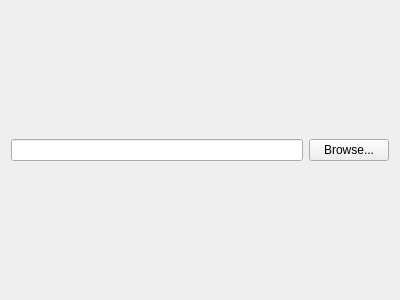
<?xml version="1.0" encoding="UTF-8"?>
<ui version="4.0">
 <class>InstallWizard_LocatePage</class>
 <widget class="QWizardPage" name="InstallWizard_LocatePage">
  <property name="geometry">
   <rect>
    <x>0</x>
    <y>0</y>
    <width>400</width>
    <height>300</height>
   </rect>
  </property>
  <property name="windowTitle">
   <string>WizardPage</string>
  </property>
  <property name="title">
   <string>Locate Quake III Arena</string>
  </property>
  <layout class="QGridLayout" name="gridLayout">
   <item row="0" column="1">
    <widget class="QPushButton" name="btnBrowse">
     <property name="text">
      <string>Browse...</string>
     </property>
    </widget>
   </item>
   <item row="0" column="0">
    <widget class="QLineEdit" name="txtLocation"/>
   </item>
  </layout>
 </widget>
 <resources/>
 <connections/>
</ui>
